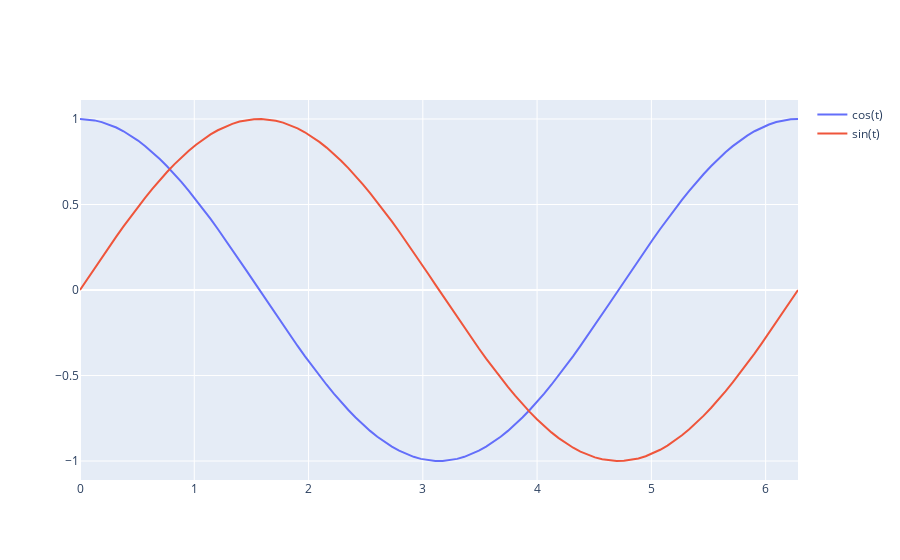

Notebook code cell kept with this figure:
### Markdown cell above
## Figures with Plotly

This example shows how to render a figure using Matplotlib.

### Code cell
import plotly
import plotly.graph_objs as go

time = np.linspace(0, 2 * np.pi, 100)

cos_trace = go.Scatter(x=time, y=np.cos(time), mode="lines", name="cos(t)")
sin_trace = go.Scatter(x=time, y=np.sin(time), mode="lines", name="sin(t)")

fig = go.Figure(data=[cos_trace, sin_trace])
plotly.io.show(fig)
